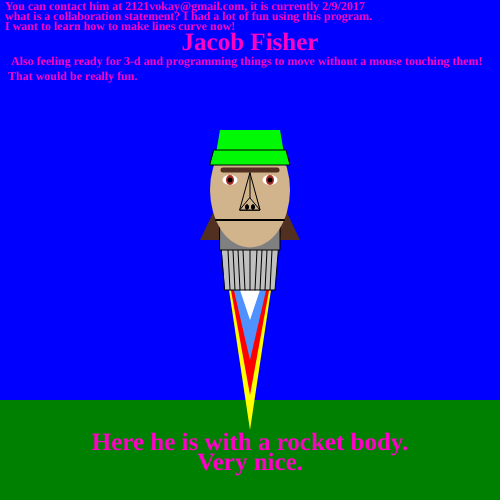
Frame 1 (no input)
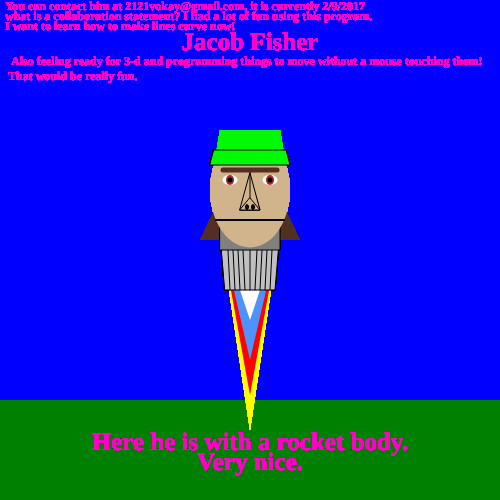
Frame 60 (no input)
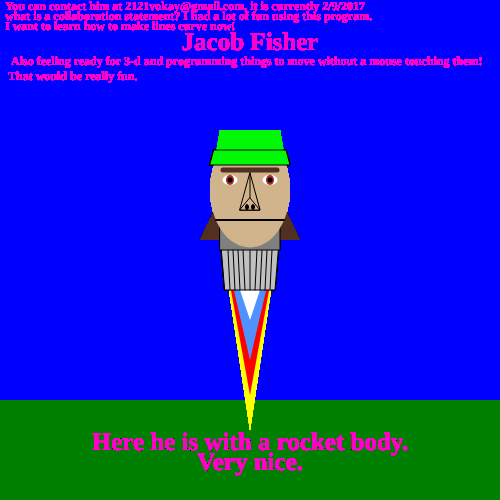
Frame 120 (the mouse pressed at the canvas centre since frame 60)

The p5.js sketch that drew these frames (run headless with seeded random() and noise() and a simulated clock; from frame 60 on, the mouse is pressed at the canvas centre):

// p5.js sketch
// ── sketch.js
function setup() {
createCanvas(500, 500);
     background('blue');
    //sky

    fill('green');
    noStroke();
    rect(0, 400, 500, 100);
    //ground
}

function draw() {

    noStroke();

   fill(81, 47, 33);
    triangle(200, 240, 300, 240, 250, 135);
    //hair

    fill('yellow');
    triangle(220, 230, 280, 230, 250, 430);
    fill('red');
    triangle(220, 230, 280, 230, 250, 395);
    fill(79, 146, 255);
    triangle(220, 230, 280, 230, 250, 360);
    fill(255);
    triangle(220, 230, 280, 230, 250, 320);
    //fire

    stroke(0);
    fill(192);
    quad(220, 230, 280, 230, 275, 290, 225, 290);
    line(230, 290, 228, 250);
    line(235, 290, 233, 250);
    line(240, 290, 238, 250);
    line(245, 290, 243, 250);
    line(250, 290, 250, 250);
    line(255, 290, 257, 250);
    line(260, 290, 262, 250);
    line(265, 290, 267, 250);
    line(270, 290, 272, 250);

    fill(128);
    rect(220, 220, 60, 30);
    //rocket

    noStroke();
    fill('tan');
    ellipse(250, 190, 80, 115);
    //head


    fill(255);
    ellipse(230, 180, 15, 10);
    ellipse(270, 180, 15, 10);
    fill('brown')
    ellipse(230, 180, 8, 10);
    ellipse(270, 180, 8, 10);
    fill(0);
    ellipse(230, 180, 5, 5);
    ellipse (270, 180, 5, 5);
   //eyes

    strokeWeight(5);
    stroke(81, 47, 33);
    line(223, 170, 277, 170);
    //eyebrows

    strokeWeight(2);
    stroke(0);
    line(216, 220, 284, 220);
    //mouth

    fill(2, 249, 6);
    noStroke();
    quad(220, 130, 280, 130, 286, 165, 214, 165);

    stroke(0);
    strokeWeight(1);
    quad(214, 150, 286, 150, 290, 165, 210, 165);
    //hat

    fill('tan');
    beginShape();
    vertex(240, 210);//bottom-left
    vertex(260, 210);//bottom-right
    vertex(250, 177);//top-bridge
    endShape();
    triangle(240, 210, 260, 210, 250, 173);
    triangle(240, 210, 260, 210, 250, 198);
    line(250, 198, 250, 173);
    fill(0);
    ellipse(247, 207, 3, 5);
    ellipse(253, 207, 3, 5);

    //nose

    noStroke();
    textSize(25);
    textStyle(BOLD);
    textAlign(CENTER);
    textFont('Times New Roman');
    fill(255, 0, 199);
    text('Jacob Fisher', 250, 50);
    text('Here he is with a rocket body.', 250, 450);
    text('Very nice.', 250, 470);
    textSize(12);
    textAlign(LEFT);
    text('You can contact him at 2121vokay@gmail.com, it is currently 2/9/2017', 5, 10);
    text('what is a collaboration statement? I had a lot of fun using this program.', 5, 20);
    text('I want to learn how to make lines curve now!', 5, 30);
    text('  Also feeling ready for 3-d and programming things to move without a mouse touching them!', 5, 65);
    text(' That would be really fun.', 5, 80)
}
